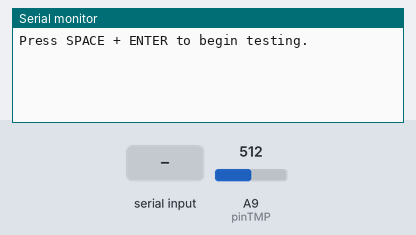
Bench run of a sketch on a simulated Arduino Mega 2560, built with avr-gcc and run on an emulated ATmega2560. On the bench: the last lines printed to the serial monitor. The test bench sets the inputs (shaded band); at power-on: A9 (pinTMP) = 512.

Above: at 4.2 s.
4.3 s: byte 32 (' ') received over Serial
At 4.7 s:
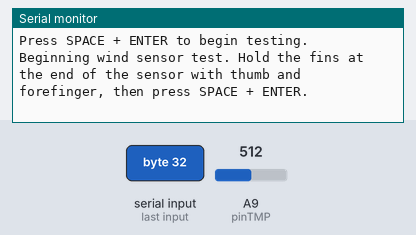
5.8 s: byte 32 (' ') received over Serial
At 7.1 s:
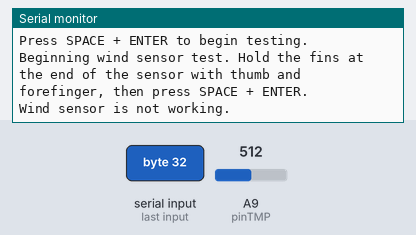

Measured:
- after the input at 4.3 s, the serial monitor: prints a new line at once (image 1)
- after the input at 5.8 s, the serial monitor: prints a new line at once (image 2)

The sketch:

wind_sensor_rev_c.ino
```cpp
// Written by Benjamin Wenger on 4-27-26
// Last Revision 4-27-26
// Modern Device Wind Sensor Rev C Functionality Test

// State of loop operations
enum State {WAITING,READING,VERDICT};
State status = WAITING;

// Pin assignments
const int pinRV  = A8;  // Wind analog output
const int pinTMP = A9;  // Temperature analog output

// Reading/measurement variables
int wind = 0; // Analog measurement from pinRV
int temp = 0; // Analog measurement from pinTMP
int baseWind = 0; // Baseline wind measurement
int baseTemp = 0; // Baseline temperature measurement

// Indicates which test is being performed on the wind sensor
enum WindTest {TEMP,BLOW};
WindTest windTest = TEMP;

// Loop logic variables
bool printedFail = false;
bool printedSucc = false;
bool is_working = true;

// --- Sensor Reading Functions ---
float readVoltage(int pin) {
  int raw = analogRead(pin);
  return (raw * 5.0) / 1023.0;
}

float readWind() {
  return readVoltage(pinRV);
}

float readTemp() {
  return readVoltage(pinTMP);
}

void setup() {
  // Begin serial communication
  Serial.begin(115200);
  while (!Serial) delay(1000); // Wait until serial monitor is opened
  delay(3000); // 3-second delay to give the user some time to prepare

  // Initialize wind sensor
  windInitialize();

  // Prompt user input to begin testing
  Serial.println("Press SPACE + ENTER to begin testing.");
}

void loop() {
  if (!printedFail) {
    switch (status) {
      case WAITING:
        if (spacePressed()) {
          status = READING;

          windPrompt();
        }
        break;
      case READING:
        windRead();

        if (spacePressed()) {
          windDecide();
        }
        break;
      case VERDICT:
        if (!printedSucc) {
          giveVerdict();
        }
        break;
    }
  }
}

// Helper function to determine if spacebar was pressed
bool spacePressed() {
  if (Serial.available()) {
    char c = Serial.read();
    while (Serial.available()) {
      Serial.read(); // clear buffer
    }
    return c == ' '; // true if the first character read was a space (this function is returning a boolean)
  }
  return false;
}

// Initialize wind sensor
void windInitialize() {
  // Set pin modes
  pinMode(pinRV,INPUT);
  pinMode(pinTMP,INPUT);

  // Get baseline values for wind and temp
  baseWind = analogRead(pinRV);
  baseTemp = analogRead(pinTMP);
}

// Provide user instruction for wind sensor test
void windPrompt() {
  if (windTest == TEMP) {
    Serial.println("Beginning wind sensor test. Hold the fins at the end of the sensor with thumb and forefinger, then press SPACE + ENTER.");
  } else {
    Serial.println("Beginning second wind sensor test. Blow on the fins at the end of the sensor, then press SPACE + ENTER.");
  }
}

// Read from the wind sensor
void windRead() {
  if (windTest == TEMP) {
    temp = analogRead(pinTMP);
  } else {
    wind = analogRead(pinRV);
  }
}

// Decide whether the wind sensor is working
void windDecide() {
  if (windTest == TEMP) {
    windTest = BLOW;
    status = WAITING;
    if (fabs(temp - baseTemp) < 10) {
      is_working = false;
      status = VERDICT;
    } else {
      Serial.println("Test complete. Press SPACE + ENTER to begin next test.");
    }
  } else {
    status = VERDICT;
    if (fabs(wind - baseWind) < 10) {
      is_working = false;
    }
  }
}

// Give a verdict on sensor functionality
void giveVerdict() {
  if (!printedSucc) {
    if (is_working) {
      Serial.println("Wind sensor is working.");
      printedSucc = true;
    } else {
      Serial.println("Wind sensor is not working.");
      printedFail = true;
    }
  }
}
```
